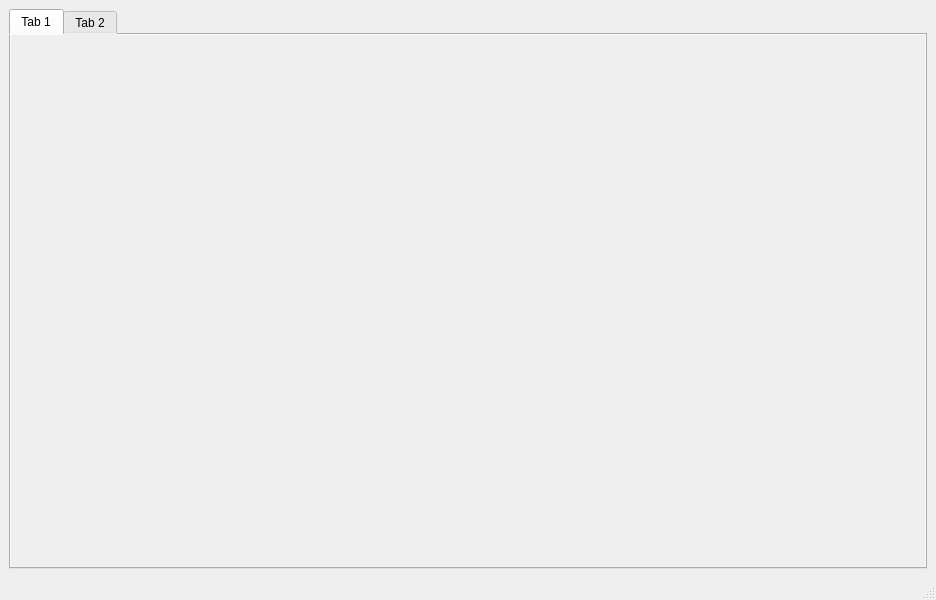
<?xml version="1.0" encoding="UTF-8"?>
<ui version="4.0">
 <class>MainWindow</class>
 <widget class="QMainWindow" name="MainWindow">
  <property name="geometry">
   <rect>
    <x>0</x>
    <y>0</y>
    <width>936</width>
    <height>600</height>
   </rect>
  </property>
  <property name="windowTitle">
   <string>MainWindow</string>
  </property>
  <property name="windowIcon">
   <iconset resource="../icons/icons.qrc">
    <normaloff>:/windowIcons/appIcon</normaloff>:/windowIcons/appIcon</iconset>
  </property>
  <widget class="QWidget" name="centralwidget">
   <layout class="QGridLayout" name="gridLayout">
    <item row="0" column="0">
     <widget class="QTabWidget" name="tabWidget">
      <property name="styleSheet">
       <string notr="true">background: palette(window);</string>
      </property>
      <property name="currentIndex">
       <number>0</number>
      </property>
      <widget class="QWidget" name="browseTab">
       <attribute name="title">
        <string>Tab 1</string>
       </attribute>
      </widget>
      <widget class="QWidget" name="tab_2">
       <attribute name="title">
        <string>Tab 2</string>
       </attribute>
      </widget>
     </widget>
    </item>
   </layout>
  </widget>
  <widget class="QMenuBar" name="menubar">
   <property name="geometry">
    <rect>
     <x>0</x>
     <y>0</y>
     <width>936</width>
     <height>26</height>
    </rect>
   </property>
  </widget>
  <widget class="QStatusBar" name="statusbar"/>
 </widget>
 <resources>
  <include location="../icons/icons.qrc"/>
 </resources>
 <connections/>
</ui>
